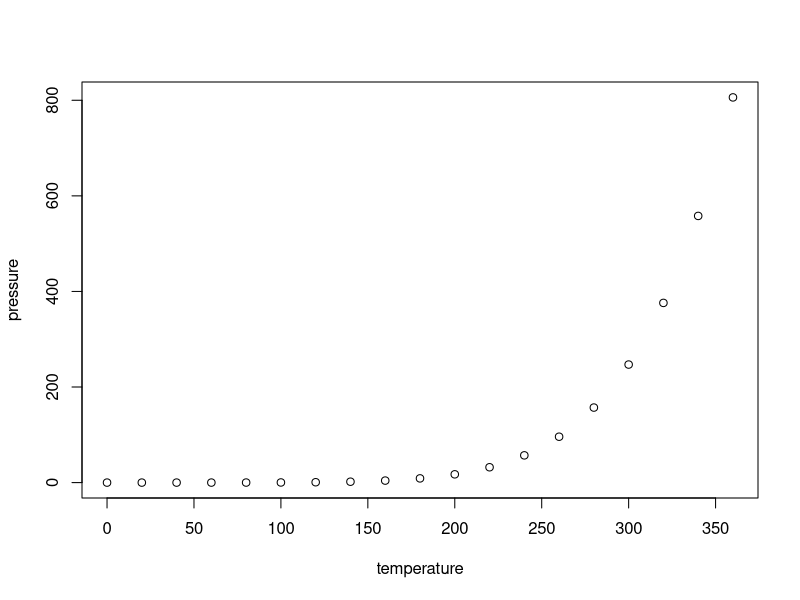
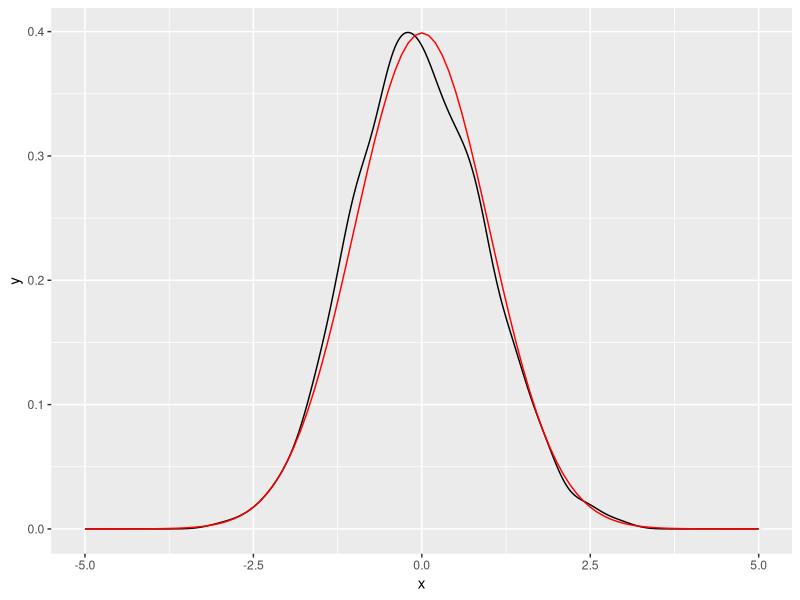

Reproduce these figures in R, in order.
## ---- chunk 1
summary(cars)
## ---- chunk 2
plot(pressure)
## ---- chunk 3
library(ggplot2)
df <- data.frame(x = rnorm(1000))
x <- df$x
base <- ggplot(df, aes(x)) + geom_density()  + scale_x_continuous(limits = c(-5, 5))
base + stat_function(fun = dnorm, colour = "red")
